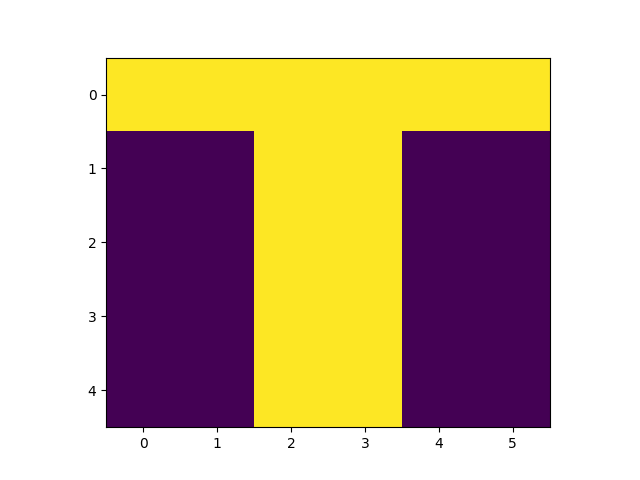
#> input picture letter_T.png, 640 x 480 px
$ jupyter execute 'Hebbian neural network modeling.ipynb'
#> lines starting #> are read from the running program, lines starting #| are printed output that depends on the picture; after the words box and inside, x2 and y2 are one past the last pixel; in counts of white or black regions, pixels touching at a corner belong together
### Hebb's Rule
Hebb's rule is a principle of biological learning which states: "Neurons that fire together, wire together." In mathematical terms:

$$
\Delta W_{ij} = x_i \cdot y_j
$$

where:

- $ W_{ij} $ is the weight between the input neuron $ i $ and the output neuron $ j $,
- $ x_i $ is the activation of the input neuron,
- $ y_j $ is the activation of the output neuron.

Here, the weights are updated as the outer product of the input vector and the target vector:

$$
W = W + \text{outer}(y, x)
$$

As a result, the network weights form a matrix that associates the input data with the corresponding target outputs.

[cell 1]
from PIL import Image
import numpy as np
import matplotlib.pyplot as plt

[cell 2]
# Define the Hebbian network class
class HebbNetwork:
    def __init__(self, input_size, output_size):
        self.weights = np.zeros((output_size, input_size))  # Initialize weights to zero

    def train(self, inputs, targets):
        """
        Train the network using Hebbian learning rule.
        :param inputs: A list of input vectors (binary flattened arrays).
        :param targets: A list of target outputs (one-hot vectors).
        """
        for x, y in zip(inputs, targets):
            self.weights += np.outer(y, x)  # Update weights using Hebbian rule

    def predict(self, input_vector):
        """
        Predict the output for a given input.
        :param input_vector: Binary flattened array.
        :return: Predicted output (one-hot vector).
        """
        output = np.dot(self.weights, input_vector)  # Calculate weighted sum
        return (output == output.max()).astype(int)  # Return one-hot encoding of the max activation

[cell 3]
# Function to preprocess image (convert to binary matrix)
def preprocess_image(file_path, threshold=128):
#> called with file_path = 'letter_T.png', threshold = 128
    img = Image.open(file_path).convert("L")  # Convert to grayscale
    img_array = np.array(img)  # Convert to numpy array
    binary_matrix = (img_array < threshold).astype(int)  # Binarize image
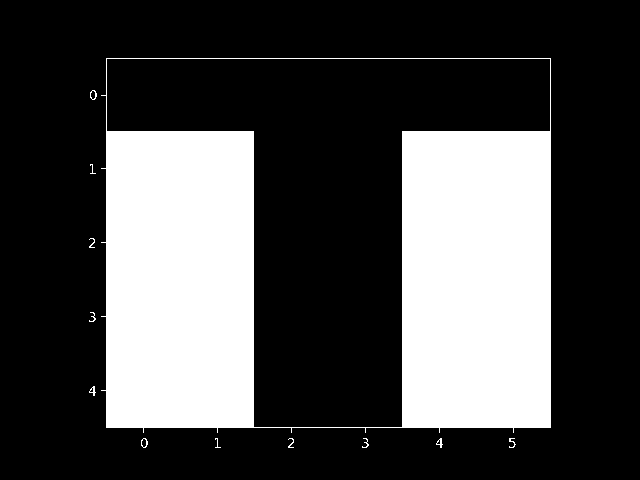
#> binary_matrix: shape (480, 640) int64; values 0 (black) and 1 (white), 29.1% white; 12 white regions (2 under 20 px), largest, box (x1, y1, x2, y2) and area: (101, 58, 551, 433) 89001, (89, 386, 96, 396) 31, (436, 438, 443, 448) 31
    return binary_matrix

[cell 4]
# Function to recognize a letter from an input image
def recognize_letter(network, image_path, threshold=128):
    """
    Recognize a letter from an input image using the Hebb network.
    :param network: Trained HebbNetwork instance.
    :param image_path: Path to the input image.
    :param threshold: Threshold for binarization.
    :return: Recognized letter.
    """
    # Preprocess the input image
    img = Image.open(image_path).convert("L")  # Convert to grayscale
    img_array = np.array(img)  # Convert to numpy array
    binary_matrix = (img_array < threshold).astype(int)  # Binarize the image

    # Flatten the binary matrix and predict using the network
    input_vector = binary_matrix.flatten()
    prediction = network.predict(input_vector)

    # Map prediction to the corresponding letter
    recognized_letter = list(letters.keys())[np.argmax(prediction)]
    return recognized_letter

[cell 5]
# Paths to letter images
files = {
    "T": "letter_T.png",
    "A": "letter_A.png",
    "N": "letter_N.png",
    "Y": "letter_Y.png"
}

[cell 6]
# Preprocess all images
letters = {name: preprocess_image(path) for name, path in files.items()}
#> call 2 of preprocess_image, with file_path = 'letter_A.png', threshold = 128
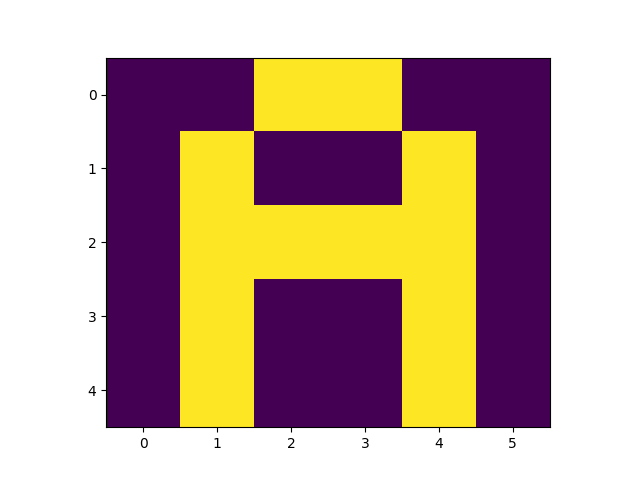
#> input picture letter_A.png, 640 x 480 px
#> in preprocess_image (call 2), `img = Image.open(file_path).convert("L")`:
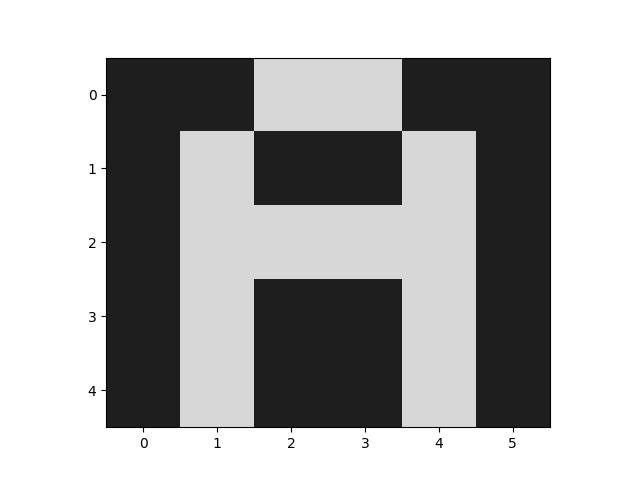
#> img: PIL image 640x480 L; min 0, max 255, mean 173.3
#> in preprocess_image (call 2), `binary_matrix = (img_array < threshold).astype(int)`:
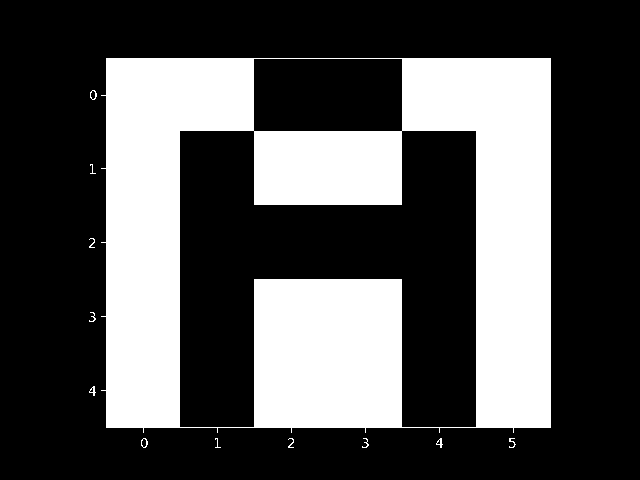
#> binary_matrix: shape (480, 640) int64; values 0 (black) and 1 (white), 32.4% white; 12 white regions (2 under 20 px), largest, box (x1, y1, x2, y2) and area: (101, 58, 551, 433) 99289, (89, 386, 96, 396) 31, (436, 438, 443, 448) 31
#> call 3 of preprocess_image, with file_path = 'letter_N.png', threshold = 128
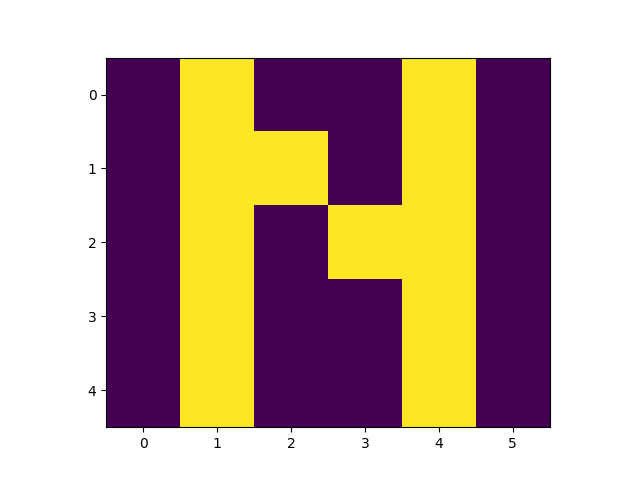
#> input picture letter_N.png, 640 x 480 px
#> in preprocess_image (call 3), `img = Image.open(file_path).convert("L")`:
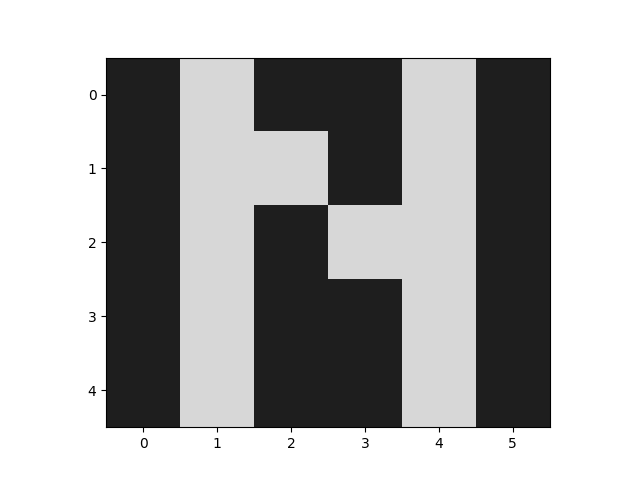
#> img: PIL image 640x480 L; min 0, max 255, mean 173.3
#> in preprocess_image (call 3), `binary_matrix = (img_array < threshold).astype(int)`:
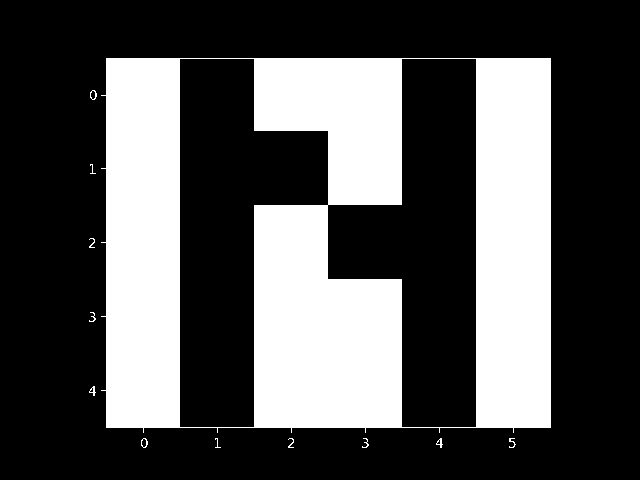
#> binary_matrix: shape (480, 640) int64; values 0 (black) and 1 (white), 32.4% white; 12 white regions (2 under 20 px), largest, box (x1, y1, x2, y2) and area: (101, 58, 551, 433) 99289, (89, 386, 96, 396) 31, (436, 438, 443, 448) 31
#> call 4 of preprocess_image, with file_path = 'letter_Y.png', threshold = 128
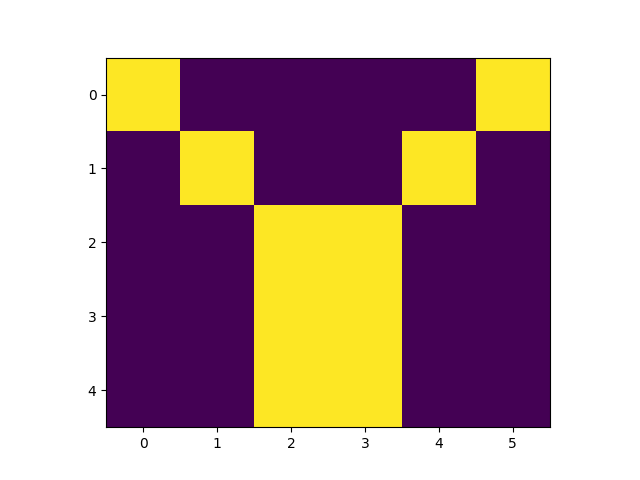
#> input picture letter_Y.png, 640 x 480 px
#> in preprocess_image (call 4), `img = Image.open(file_path).convert("L")`:
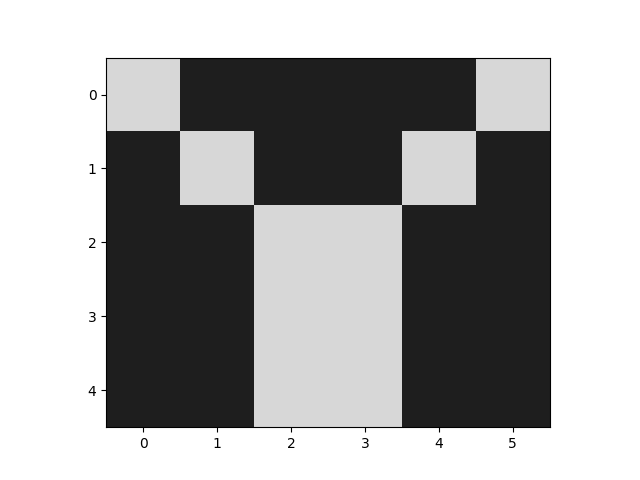
#> img: PIL image 640x480 L; min 0, max 255, mean 166.6
#> in preprocess_image (call 4), `binary_matrix = (img_array < threshold).astype(int)`:
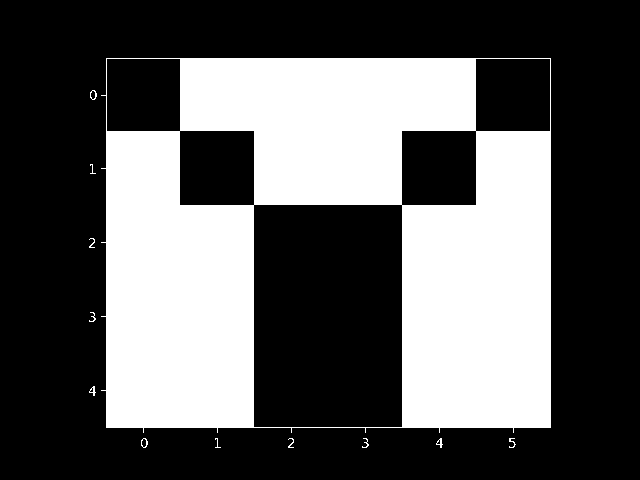
#> binary_matrix: shape (480, 640) int64; values 0 (black) and 1 (white), 36% white; 12 white regions (2 under 20 px), largest, box (x1, y1, x2, y2) and area: (101, 58, 551, 433) 110313, (89, 386, 96, 396) 31, (436, 438, 443, 448) 31
#> letters = 4 items

# Flatten the letter matrices and prepare inputs and targets
input_size = letters["A"].size  # Number of pixels in the flattened matrix
#> input_size = 307200
output_size = len(letters)  # Number of letters to recognize
#> output_size = 4

inputs = [matrix.flatten() for matrix in letters.values()]
#> inputs = 4 items
targets = np.eye(output_size)  # Create one-hot encoded target vectors
#> targets = [[1, 0, 0, 0], [0, 1, 0, 0], [0, 0, 1, 0], [0, 0, 0, 1]]

# Initialize and train the Hebb network
network = HebbNetwork(input_size=input_size, output_size=output_size)
network.train(inputs, targets)
#> the loop in train, `for x, y in zip(inputs, targets):` made 4 passes

# Test the recognition function with a new image
test_image_path = "letter_T.png"  # Example test image
recognized_letter = recognize_letter(network, test_image_path)
#> in predict, `output = np.dot(self.weights, input_vector)`: output = [89288, 45480, 45480, 78336]
#> in recognize_letter, `prediction = network.predict(input_vector)`: prediction = [1, 0, 0, 0]
#> in recognize_letter, `recognized_letter = list(letters.keys())[np.argmax(prediction)]`: recognized_letter = 'T'
#> recognized_letter = 'T'
print(f"Recognized Letter: {recognized_letter}")
#| Recognized Letter: T

[cell 7]
test_image_path = "letter_A.png"  # Example test image
recognized_letter = recognize_letter(network, test_image_path)
#> recognized_letter = 'A'
print(f"Recognized Letter: {recognized_letter}")
#| Recognized Letter: A

[cell 8]
test_image_path = "letter_N.png"  # Example test image
recognized_letter = recognize_letter(network, test_image_path)
#> recognized_letter = 'N'
print(f"Recognized Letter: {recognized_letter}")
#| Recognized Letter: N

[cell 9]
test_image_path = "letter_Y.png"  # Example test image
recognized_letter = recognize_letter(network, test_image_path)
#> recognized_letter = 'Y'
print(f"Recognized Letter: {recognized_letter}")
#| Recognized Letter: Y
